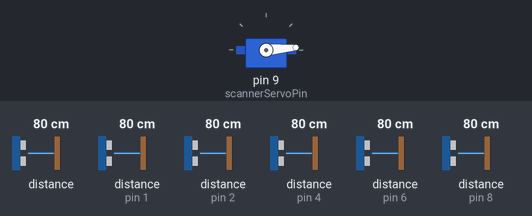
Bench run of a sketch on a simulated Arduino Uno, built with avr-gcc and run on an emulated ATmega328P. On the bench: servo. Wiring (inferred from the names in the program): 3 × ultrasonic range finder: trigger pin 3, echo pin 4 / trigger pin 5, echo pin 6 / trigger pin 7, echo pin 8. The inputs (shaded band) are chosen by the test bench; at power-on: distance to the obstacle 80 cm, distance to the obstacle (sensors on pin 1, pin 2, pin 4, pin 6, pin 8) 80 cm. The echo pulse lasts 58.3 µs per cm; what the sketch prints to the serial monitor is not drawn. At 0.2 s the program stops and its outputs stay as they are.

Above: at 0.2 s.
Timing chart, 0 to 1.7 s (numbered marks = the images above):
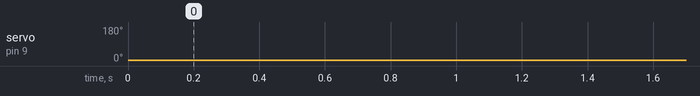

Measured:
- by itself, servo on pin 9 (scannerServoPin): 3° → 5° at 0.12 s

The sketch:

arduinosensors_inc_ir.ino
```cpp
#include <SharpIR.h>
#include <Servo.h>

#define irModel 1080

// Collect sensor information from
// Ultrasonic distance
// IR distance
// IR Bumper
// Minimum of calculation is done on arduino, this is left to consumer
// to colelct data as fast as possible
// we use 1 fixed ultrasonic and ir sensor for front detection
// we use sg 90 servo to loop 180 degree getting 360 data colection
// We loop our sensors in sequence always starting with bumper
// if bumper reacts we sent data directly and continue colelct information for other sensors
//
// Each sequence we also collect angle that reflects relation to front
// 90 degree is front
// due to limitations in sg90 we never physical reach 180 degree
// At 0 degree we collect left and right side 90 degree from front
// at 90 degree we collect front and back
// at 180 we rotated so sensor left now collect 87 degree on right side
// and right sensor collect -3 degree on left side
//
// We can send up to 10 differnt messages types
// 0 send bumper status
// 1 front US
// 2 front IR
// 3 scanner US
// 4 scanner IR
//
// Message format
// message type:angle:distance:speed
//
// bumper sends a message when something change
//


// Temporary global variables
long duration;
int usDistance;
int usSpeed;
int irDistance;
int irSpeed;
int tmpDistance;
// curent timestamp
long currentTime = millis();

// Max distance from US if ouside we consider it invalid
int maxUsDistance = 400;
int maxIrDistance = 200;

unsigned long scannerTime[90];
int scannerUsMeasure[180]; //distance
int scannerIrMeasure[180]; //distance
unsigned long frontUsMeasure[3]; // time,distance,speed
unsigned long frontIrMeasure[3]; // time,distance,speed
int frontBumped = 0;

// Pin configuration for scanner
int scannerUsTriggerPin[2] = {3,5};
int scannerUsEchoPin[2] = {4,6};
int scannerIrPin[2] = {1,2};

// Pin configuration front sensors
int frontIrPin = 0;
int frontUsTriggerPin = 7;
int frontUsEchoPin = 8;
int frontBumperPin = 9;


// Servo
Servo scannerServo;
int scannerServoAngle = 0;
int scannerServoAngleMax = 177;
int scannerServoAngleMin = 3;
int scannerServoPin = 9;


// Enable or disable sensores 0 == disabled
int scannerUs = 1;
int scannerIr = 1;
int frontUs = 1;
int frontIr = 1;
int bumperFront = 1;
int scannerServoEnabled = 1;

// IR Sensor variables
//if (scannerIr == 1) {
  SharpIR scannerIrSensor[] = {
    SharpIR(scannerIrPin[0], irModel),
    SharpIR(scannerIrPin[1], irModel)
  };
//}

//if (frontUs == 1) {
  SharpIR  frontIrSensor = SharpIR(frontIrPin, irModel);
//}


void setup() {
  // put your setup code here, to run once:
  Serial.begin(115200);

  for ( int i = 0; i < 2; i = i + 1) {
    pinMode(scannerUsTriggerPin[i], OUTPUT);
    pinMode(scannerUsEchoPin[i], INPUT);
  }
  if (frontUs == 1) {
    pinMode(frontUsTriggerPin, OUTPUT);
    pinMode(frontUsEchoPin, INPUT);
  }
  if (scannerServoEnabled == 1) {
    scannerServo.attach(scannerServoPin); // D9
    scannerServo.write(scannerServoAngle);
  }
  // Initite scanner measure array
  for (int i = 0; i < 180; i = i + 1) {
    // time, distance, speed
    scannerUsMeasure[i] = maxUsDistance;
    scannerIrMeasure[i] = maxIrDistance;
  }
  // Initiate front measure array
  frontUsMeasure[0] = currentTime;
  frontUsMeasure[1] = -1;
  frontUsMeasure[2] = -1;
  frontIrMeasure[0] = currentTime;
  frontIrMeasure[1] = -1;
  frontIrMeasure[2] = -1;
}

void loop() {
  // put your main code here, to run repeatedly:
  //Serial.println(analogRead(A0));

  String s = "";
  int toClose = 0;
  int bumped = 0;
  int speed = 0;

  // Collect bumper
  if (bumperFront == 1) {
    bumped = getBumper(frontBumperPin);
    if (bumped != frontBumped) {
      //type:angle:distance:speed
      s = "0:90" + String(bumped) + ":-1";
      Serial.println(s);
      frontBumped=bumped;
    }
  }


  for(scannerServoAngle = scannerServoAngleMin; scannerServoAngle < scannerServoAngleMax; scannerServoAngle = scannerServoAngle + 2)
  {
    s="1";
    scannerServo.write(scannerServoAngle);
    collectData(scannerServoAngle);
    delay(30);
  }
  // now scan back from 180 to 0 degrees
  for(scannerServoAngle = scannerServoAngleMax; scannerServoAngle > scannerServoAngleMin; scannerServoAngle = scannerServoAngle - 2)
  {
    s="1";
    scannerServo.write(scannerServoAngle);
    collectData(scannerServoAngle);
    delay(30);
  }


}

String collectData(int angle) {
  String s;

  // time,distance,speed
  usDistance = getUsDistance(frontUsTriggerPin,frontUsEchoPin);
  irDistance = frontIrSensor.distance();
  currentTime = millis();
  if (usDistance >= maxUsDistance) {
    usDistance = frontUsMeasure[1];
    usSpeed = frontUsMeasure[2];
  } else {
    usSpeed = getSpeed(frontUsMeasure[0],frontUsMeasure[1],usDistance,maxUsDistance);
  }
  // ir
  if (irDistance >= maxIrDistance) {
    irDistance = frontIrMeasure[1];
    irSpeed = frontIrMeasure[2];
  } else {
    irSpeed = getSpeed(frontIrMeasure[0],frontIrMeasure[1],irDistance,maxIrDistance);
  }
  frontUsMeasure[0] = currentTime;
  frontUsMeasure[1] = usDistance;
  frontUsMeasure[1] = usSpeed;

  frontIrMeasure[0] = currentTime;
  frontIrMeasure[1] = irDistance;
  frontIrMeasure[1] = irSpeed;

  //type:angle:distance:speed
  s=s + "1:90:" + String(usDistance) + ":" + String(usSpeed);
  Serial.println(s);
  s=s + "2:90:" + String(irDistance) + ":" + String(irSpeed);
  Serial.println(s);

  for (int i = 0; i < 2; i = i + 1) {
      usDistance = getUsDistance(scannerUsTriggerPin[i],scannerUsEchoPin[i]);
      irDistance = scannerIrSensor[i].distance();
      currentTime = millis();
      // us
      if (usDistance >= maxUsDistance) {
        usDistance = scannerUsMeasure[angle  + scannerServoAngleMax * i];
        usSpeed = -1;
      } else {
        usSpeed = getSpeed(scannerTime[angle],scannerUsMeasure[angle  + scannerServoAngleMax * i],usDistance,maxUsDistance);
      }
      // ir
      if (irDistance >= maxIrDistance) {
        irDistance = scannerIrMeasure[angle  + scannerServoAngleMax * i];
        irSpeed = -1;
      } else {
        irSpeed = getSpeed(scannerTime[angle],scannerIrMeasure[angle  + scannerServoAngleMax * i],irDistance,maxIrDistance);
      }

      scannerUsMeasure[angle  + scannerServoAngleMax * i] = usDistance;

      //type:angle:distance:speed
      s=s + "3:" + String(angle  + scannerServoAngleMax * i) + ":" + String(usDistance) + ":" + String(usSpeed);
      Serial.println(s);
      scannerIrMeasure[angle  + scannerServoAngleMax * i] = irDistance;
      s=s + "4:" + String(angle  + scannerServoAngleMax * i) + ":" + String(irDistance) + ":" + String(irSpeed);
      Serial.println(s);

  }
  scannerTime[angle]=currentTime;
}

int getIrDistance(int irNr) {
  int irvalues[25];
  int result = scannerIrSensor[irNr].distance();

  //int result = 0;
  //for (int i = 0; i < 25; i = i + 1) {
  //  irvalues[i] = analogRead(irNr);
  //}
   // Number of items in the array
  //int lt_length = sizeof(irvalues) / sizeof(irvalues[0]);
  // qsort - last parameter is a function pointer to the sort function
  //qsort(irvalues, lt_length, sizeof(irvalues[0]), sort_desc);

  //result = irvalues[13];
  return result;
}

int getSpeed(int lastTime, int lastDistance, int distance, int maxDistance) {
  int deltaDistance = 0;
  int speed = -1;
  //delay(100);

  if (distance == maxDistance) {
    speed = -1;
  } else {
    if (currentTime < lastTime) {
      // timer has reset, restarting
      speed = -1;
    } else {
      deltaDistance = abs(lastDistance - distance)*1000;
      //Serial.println(deltaDistance);
      //Serial.println(currentTime - usLastTimeStamp[sensor]);
      if (deltaDistance > 0) {
        speed = deltaDistance / (currentTime - lastTime);
      } else {
        speed = 0;
      }
    }
  }

  return speed; // Distance in CM/milisecond

}

int getBumper(int pin) {
  return digitalRead(pin);
}

int getUsDistance(int trigPin, int echoPin) {
  digitalWrite(trigPin, LOW);
  delayMicroseconds(2);
  digitalWrite(trigPin, HIGH);
  delayMicroseconds(10);
  digitalWrite(trigPin, LOW);
  duration = pulseIn(echoPin, HIGH);
  //Serial.println(duration);
  usDistance = duration * 0.034 / 2;

  return usDistance; // Distance in CM
}
```
